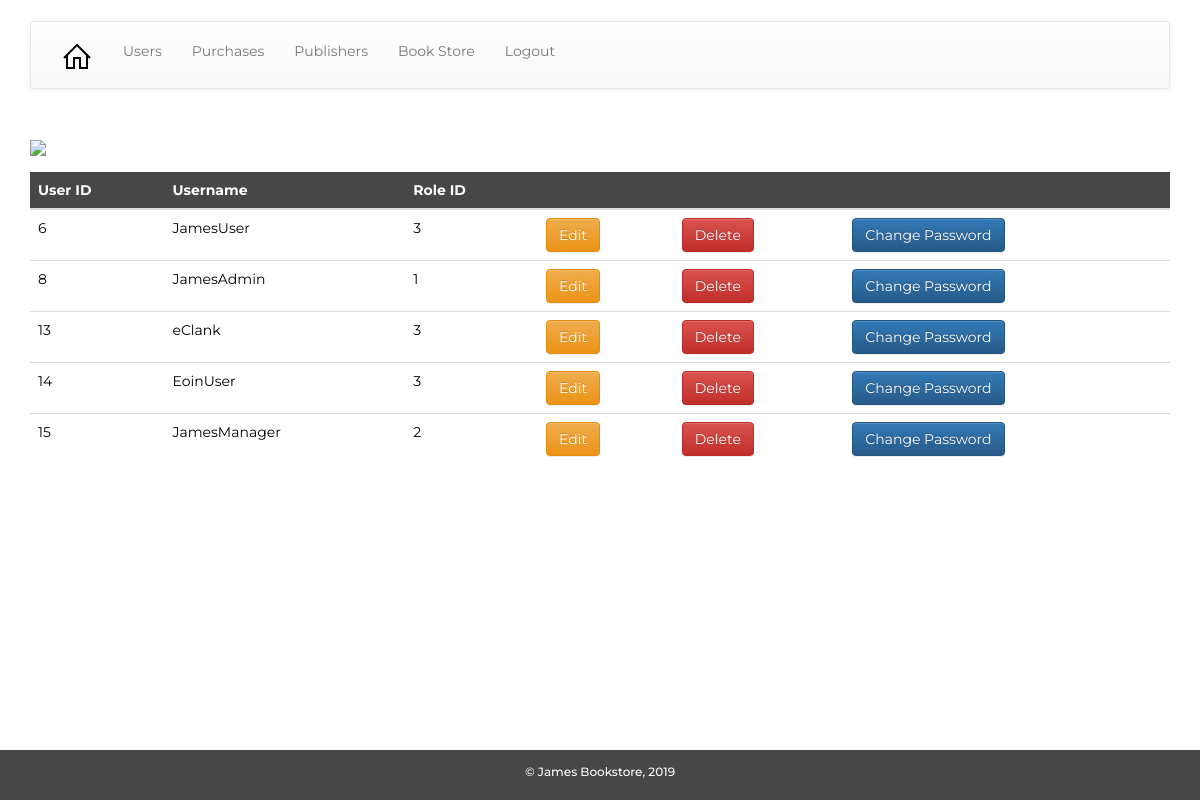
/users_index.php (signed in), run on the app's committed database.
### tables this page shows
CREATE TABLE `users` (
  `id` int(11) UNSIGNED NOT NULL,
  `username` varchar(50) NOT NULL,
  `password` varchar(256) NOT NULL,
  `role_id` int(11) UNSIGNED NOT NULL,
  `active` tinyint(1) NOT NULL DEFAULT '1'
);

### classes/User.php (called while the page is built, shortened)
<?php
class User{
    public static function all() {
        $sql = 'SELECT * FROM users WHERE active = 1';
        $connection = Connection::getInstance();
        $stmt = $connection->prepare($sql);
        $success = $stmt->execute();
        if (!$success) {
            throw new Exception("Failed to retrieve users");
        }
        else {
            $users = $stmt->fetchAll(PDO::FETCH_CLASS, 'User');
            return $users;
        }
    }
}
?>

### users_index.php (the view, shortened to what this page needs)
<?php
require_once 'classes/User.php';
try {
    $users = User::all();
}
catch (Exception $ex) {
    die($ex->getMessage());
}
?>
<!DOCTYPE html>
<html>
    <head>
        <?php require 'utils/styles.php'; ?>
		<?php require_once 'classes/User.php'; ?>
        <link rel="stylesheet" type="text/css" href="styles/styles.css">
    </head>
    <body>
        <div class="container">
            <div class="row">
                <div class="col-md-12">
                    <?php require 'utils/toolbar.php'; ?>
                </div>
            </div>
            <div class="row">
                <div class="col-md-12">
                    <h2><img src="styles/img/users.png">Users</h2>
                    <?php if (count($users) == 0) { ?>
                        <p>There are no users</p>
                    <?php } else { ?>
                        <table id="table-users" class="table table-hover">
                            <thead>
                                <th>User ID</th>
                                <th>Username</th>
                                <th>Role ID</th>
                                <th></th>
                                <th></th>
                                <th></th>
                            </thead>
                            <tbody>
                                <?php foreach ($users as $userList) { ?>
                                    <tr data-id="<?= $userList->id ?>">
                                        <td><?= $userList->id ?></td>
                                        <td><?= $userList->username ?></td>
                                        <td><?= $userList->role_id ?></td>
                                        <?php if ($userList->role_id >= $user->role_id) { ?>
                                            <td><a href="users_edit.php?id=<?= $userList->id ?>" class="btn btn-warning">Edit</a></td>
                                            <td><a href="users_delete.php?id=<?= $userList->id ?>" class="btn btn-danger">Delete</a></td>
                                            <td><a href="users_password_form.php?id=<?= $userList->id ?>" class="btn btn-primary">Change Password</a></td>
                                                <?php } else { ?>
                                                    <td><button  class="btn btn-secondary btn-block">Not Authorized</button></td>
                                                    <td></td>
                                                    <td></td>
                                                <?php } ?>
                                    </tr>
                                <?php } ?>
                            </tbody>
                        </table>
                    <?php } ?>
                </div>
            </div>
            <div class="row">
                <div class="col-md-12">
                    <?php require 'utils/footer.php'; ?>
                </div>
            </div>
        </div>
    </body>
</html>

### styles/styles.css (style rules this page uses)
body { background-image: url("bg.jpg"); font-family: 'Montserrat', sans-serif; color:black; }
table { background: white; font-family: 'Montserrat', sans-serif; border-radius: 15px; color:black; }
thead { background: #474747; color:white; }
h2, h1, h3 { color:white; font-family: 'Philosopher', sans-serif; }
body, html { height: 100%; }
.btn { font-family: 'Montserrat', sans-serif; }

### data on the page
users: id "6", username "JamesUser", role "3"
users: id "8", username "JamesAdmin", role "1"
users: id "13", username "eClank", role "3"
users: id "14", username "EoinUser", role "3"
users: id "15", username "JamesManager", role "2"
